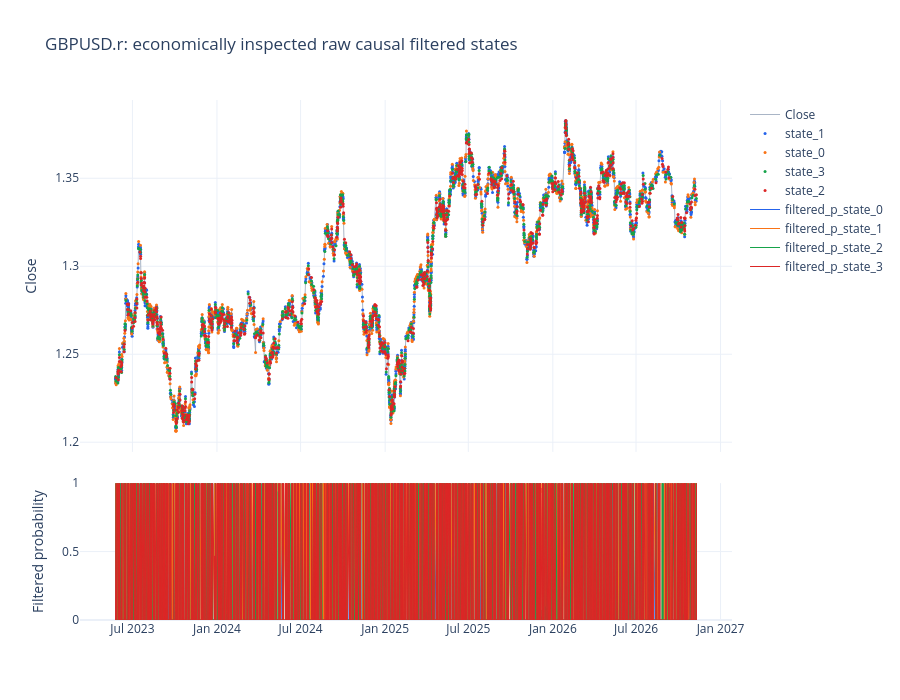
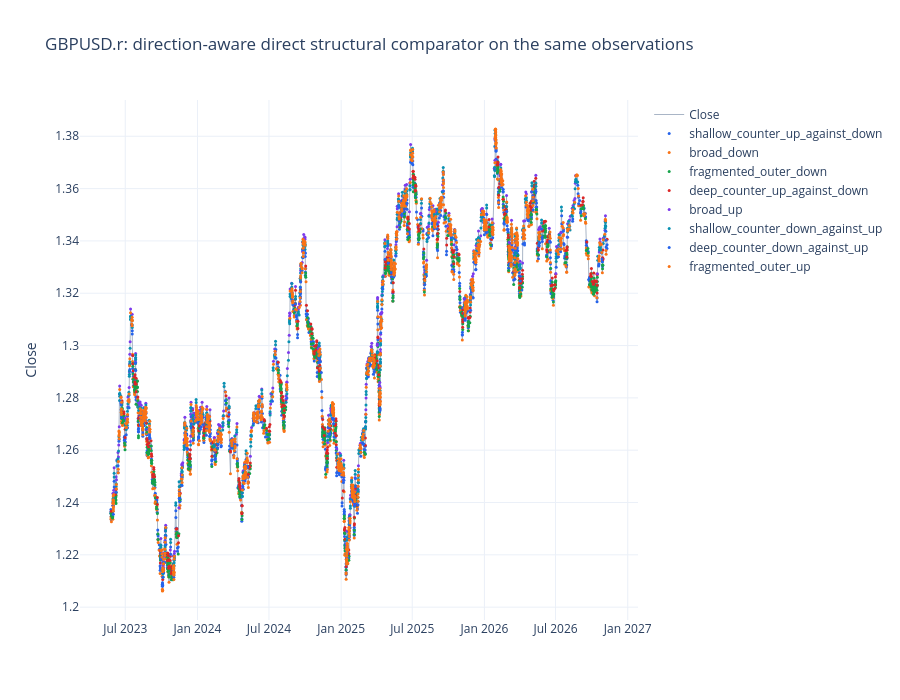

The notebook cell these images were saved under, in order:
### Markdown cell above
## Actual price path and filtered confidence

### Code cell
probability_columns = [f"filtered_p_state_{state}" for state in range(selected_fit.n_states)]
plot_price_states(
    state_path,
    "model_state_label",
    f"{SYMBOL}: economically inspected raw causal filtered states",
    probability_columns=probability_columns,
    last_n=LAST_N,
).show()
plot_price_states(
    state_path,
    "directed_regime",
    f"{SYMBOL}: direction-aware direct structural comparator on the same observations",
    last_n=LAST_N,
).show()

### Figure 1 — Plotly figure (JSON) as saved in the notebook; plotly's stock layout.template omitted (floating-point values rounded to 4 significant figures; data arrays with more than 128 entries replaced by an {"elided": "..."} marker saying what was removed)
{"data": [{"line": {"color": "#94a3b8", "width": 0.8}, "mode": "lines", "name": "Close", "type": "scatter", "x": {"elided": "5062 str values"}, "xaxis": "x", "y": {"elided": "5062 float values"}, "yaxis": "y"}, {"marker": {"color": "#2563eb", "size": 3.0}, "mode": "markers", "name": "state_1", "type": "scatter", "x": {"elided": "2238 str values"}, "xaxis": "x", "y": {"elided": "2238 float values"}, "yaxis": "y"}, {"marker": {"color": "#f97316", "size": 3.0}, "mode": "markers", "name": "state_0", "type": "scatter", "x": {"elided": "790 str values"}, "xaxis": "x", "y": {"elided": "790 float values"}, "yaxis": "y"}, {"marker": {"color": "#16a34a", "size": 3.0}, "mode": "markers", "name": "state_3", "type": "scatter", "x": {"elided": "1110 str values"}, "xaxis": "x", "y": {"elided": "1110 float values"}, "yaxis": "y"}, {"marker": {"color": "#dc2626", "size": 3.0}, "mode": "markers", "name": "state_2", "type": "scatter", "x": {"elided": "924 str values"}, "xaxis": "x", "y": {"elided": "924 float values"}, "yaxis": "y"}, {"line": {"color": "#2563eb", "width": 1.0}, "mode": "lines", "name": "filtered_p_state_0", "type": "scatter", "x": {"elided": "5062 str values"}, "xaxis": "x2", "y": {"elided": "5062 float values"}, "yaxis": "y2"}, {"line": {"color": "#f97316", "width": 1.0}, "mode": "lines", "name": "filtered_p_state_1", "type": "scatter", "x": {"elided": "5062 str values"}, "xaxis": "x2", "y": {"elided": "5062 float values"}, "yaxis": "y2"}, {"line": {"color": "#16a34a", "width": 1.0}, "mode": "lines", "name": "filtered_p_state_2", "type": "scatter", "x": {"elided": "5062 str values"}, "xaxis": "x2", "y": {"elided": "5062 float values"}, "yaxis": "y2"}, {"line": {"color": "#dc2626", "width": 1.0}, "mode": "lines", "name": "filtered_p_state_3", "type": "scatter", "x": {"elided": "5062 str values"}, "xaxis": "x2", "y": {"elided": "5062 float values"}, "yaxis": "y2"}], "layout": {"height": 700, "hovermode": "x unified", "title": {"text": "GBPUSD.r: economically inspected raw causal filtered states"}, "xaxis": {"anchor": "y", "domain": [0.0, 1.0], "matches": "x2", "showticklabels": false}, "xaxis2": {"anchor": "y2", "domain": [0.0, 1.0]}, "yaxis": {"anchor": "x", "domain": [0.3232, 1.0], "title": {"text": "Close"}}, "yaxis2": {"anchor": "x2", "domain": [0.0, 0.2632], "range": [0.0, 1.0], "title": {"text": "Filtered probability"}}}}

### Figure 2 — Plotly figure (JSON) as saved in the notebook; plotly's stock layout.template omitted (floating-point values rounded to 4 significant figures; data arrays with more than 128 entries replaced by an {"elided": "..."} marker saying what was removed)
{"data": [{"line": {"color": "#94a3b8", "width": 0.8}, "mode": "lines", "name": "Close", "type": "scatter", "x": {"elided": "5062 str values"}, "xaxis": "x", "y": {"elided": "5062 float values"}, "yaxis": "y"}, {"marker": {"color": "#2563eb", "size": 3.0}, "mode": "markers", "name": "shallow_counter_up_against_down", "type": "scatter", "x": {"elided": "667 str values"}, "xaxis": "x", "y": {"elided": "667 float values"}, "yaxis": "y"}, {"marker": {"color": "#f97316", "size": 3.0}, "mode": "markers", "name": "broad_down", "type": "scatter", "x": {"elided": "382 str values"}, "xaxis": "x", "y": {"elided": "382 float values"}, "yaxis": "y"}, {"marker": {"color": "#16a34a", "size": 3.0}, "mode": "markers", "name": "fragmented_outer_down", "type": "scatter", "x": {"elided": "850 str values"}, "xaxis": "x", "y": {"elided": "850 float values"}, "yaxis": "y"}, {"marker": {"color": "#dc2626", "size": 3.0}, "mode": "markers", "name": "deep_counter_up_against_down", "type": "scatter", "x": {"elided": "455 str values"}, "xaxis": "x", "y": {"elided": "455 float values"}, "yaxis": "y"}, {"marker": {"color": "#7c3aed", "size": 3.0}, "mode": "markers", "name": "broad_up", "type": "scatter", "x": {"elided": "416 str values"}, "xaxis": "x", "y": {"elided": "416 float values"}, "yaxis": "y"}, {"marker": {"color": "#0891b2", "size": 3.0}, "mode": "markers", "name": "shallow_counter_down_against_up", "type": "scatter", "x": {"elided": "701 str values"}, "xaxis": "x", "y": {"elided": "701 float values"}, "yaxis": "y"}, {"marker": {"color": "#2563eb", "size": 3.0}, "mode": "markers", "name": "deep_counter_down_against_up", "type": "scatter", "x": {"elided": "503 str values"}, "xaxis": "x", "y": {"elided": "503 float values"}, "yaxis": "y"}, {"marker": {"color": "#f97316", "size": 3.0}, "mode": "markers", "name": "fragmented_outer_up", "type": "scatter", "x": {"elided": "1088 str values"}, "xaxis": "x", "y": {"elided": "1088 float values"}, "yaxis": "y"}], "layout": {"height": 700, "hovermode": "x unified", "title": {"text": "GBPUSD.r: direction-aware direct structural comparator on the same observations"}, "xaxis": {"anchor": "y", "domain": [0.0, 1.0]}, "yaxis": {"anchor": "x", "domain": [0.0, 1.0], "title": {"text": "Close"}}}}
